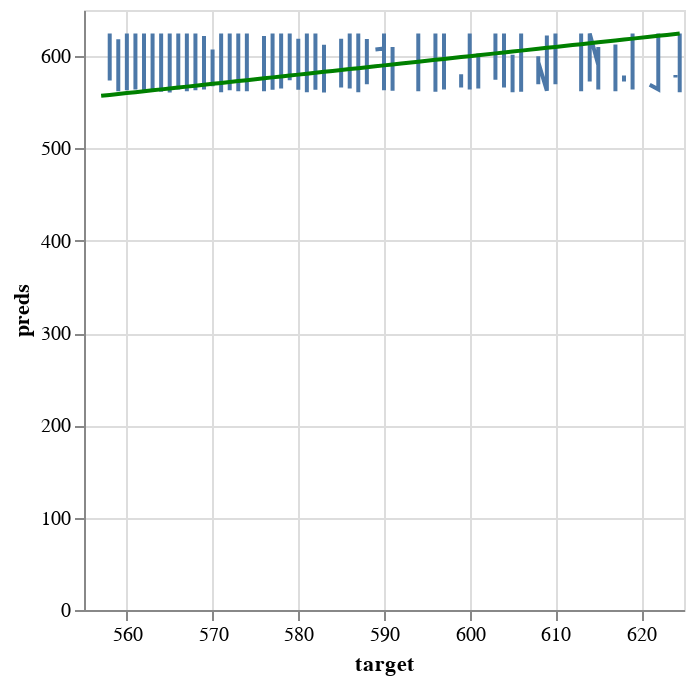

Notebook cell for this chart:
### Markdown cell above
### E.5 Business Impact from Current Model Performance

> Provide some analysis on the model impacts from the business point of view

### Code cell
# <Student to fill this section>

y_1 = y_train['rent']
y_pred = predictions[f"y_pred_{2}_{1}"]
y_pred = pd.DataFrame(y_pred, columns=['rent_pred'])
y_2 = y_pred['rent_pred']

train_set = alt.Chart(pd.DataFrame({'target': y_1, 'preds': y_1})).mark_line(color='green').encode(
    x='target',
    y='preds'
)
test_set = alt.Chart(pd.DataFrame({'target': y_1, 'preds': y_2})).mark_line().encode(
    x='target',
    y='preds'
  )

test_set + train_set

### Figure 1 — Vega-Lite specification as saved in the notebook (floating-point values rounded to 4 significant figures; data arrays with more than 128 entries replaced by an {"elided": "..."} marker saying what was removed)
{"config": {"view": {"continuousWidth": 300, "continuousHeight": 300}}, "layer": [{"data": {"name": "data-4f219c52b05d35d8b0997d2792149ebb"}, "mark": {"type": "line"}, "encoding": {"x": {"field": "target", "type": "quantitative"}, "y": {"field": "preds", "type": "quantitative"}}}, {"data": {"name": "data-1f6f6860f05918627a0a181d822eb138"}, "mark": {"type": "line", "color": "green"}, "encoding": {"x": {"field": "target", "type": "quantitative"}, "y": {"field": "preds", "type": "quantitative"}}}], "$schema": "https://vega.github.io/schema/vega-lite/v5.20.1.json", "datasets": {"data-4f219c52b05d35d8b0997d2792149ebb": {"elided": "3428 records"}, "data-1f6f6860f05918627a0a181d822eb138": {"elided": "3428 records"}}}
